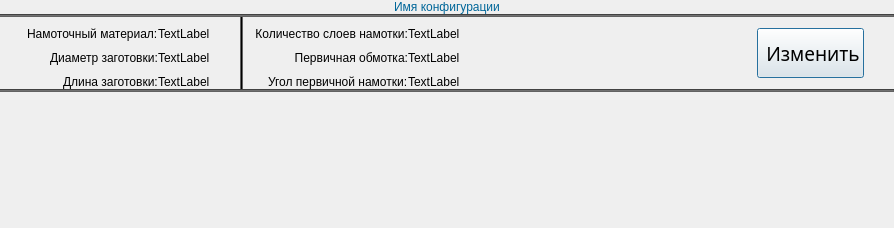
<?xml version="1.0" encoding="UTF-8"?>
<ui version="4.0">
 <class>ConfigElement</class>
 <widget class="QWidget" name="ConfigElement">
  <property name="geometry">
   <rect>
    <x>0</x>
    <y>0</y>
    <width>894</width>
    <height>228</height>
   </rect>
  </property>
  <property name="windowTitle">
   <string>Form</string>
  </property>
  <property name="styleSheet">
   <string notr="true"/>
  </property>
  <layout class="QVBoxLayout" name="mainlLayout">
   <property name="spacing">
    <number>0</number>
   </property>
   <property name="leftMargin">
    <number>0</number>
   </property>
   <property name="topMargin">
    <number>0</number>
   </property>
   <property name="rightMargin">
    <number>0</number>
   </property>
   <property name="bottomMargin">
    <number>0</number>
   </property>
   <item>
    <widget class="QFrame" name="mainFrame">
     <property name="autoFillBackground">
      <bool>true</bool>
     </property>
     <property name="styleSheet">
      <string notr="true">background-image: url(:/newPrefix/1646963286_7-abrakadabra-fun-p-geometricheskie-teksturi-9.qrc);</string>
     </property>
     <layout class="QVBoxLayout" name="submainLayout">
      <property name="spacing">
       <number>0</number>
      </property>
      <property name="sizeConstraint">
       <enum>QLayout::SetMaximumSize</enum>
      </property>
      <property name="leftMargin">
       <number>0</number>
      </property>
      <property name="topMargin">
       <number>0</number>
      </property>
      <property name="rightMargin">
       <number>0</number>
      </property>
      <property name="bottomMargin">
       <number>0</number>
      </property>
      <item>
       <widget class="QLabel" name="title">
        <property name="mouseTracking">
         <bool>false</bool>
        </property>
        <property name="styleSheet">
         <string notr="true">font: 18pt &quot;Andale Mono&quot;;
color: rgb(0, 102, 153);</string>
        </property>
        <property name="text">
         <string>Имя конфигурации</string>
        </property>
        <property name="alignment">
         <set>Qt::AlignCenter</set>
        </property>
        <property name="margin">
         <number>0</number>
        </property>
       </widget>
      </item>
      <item>
       <widget class="Line" name="lineUpper">
        <property name="styleSheet">
         <string notr="true">background-color: rgb(98, 98, 98);</string>
        </property>
        <property name="orientation">
         <enum>Qt::Horizontal</enum>
        </property>
       </widget>
      </item>
      <item>
       <widget class="QWidget" name="textWidgetMain" native="true">
        <property name="autoFillBackground">
         <bool>false</bool>
        </property>
        <property name="styleSheet">
         <string notr="true">background-color: rgba(255, 255, 255, 0);
color: rgb(0, 0, 0);
font: 150 14pt &quot;PT Mono&quot;;</string>
        </property>
        <layout class="QHBoxLayout" name="textLayoutMain">
         <property name="spacing">
          <number>0</number>
         </property>
         <property name="leftMargin">
          <number>20</number>
         </property>
         <property name="topMargin">
          <number>0</number>
         </property>
         <property name="rightMargin">
          <number>30</number>
         </property>
         <property name="bottomMargin">
          <number>0</number>
         </property>
         <item>
          <widget class="QLabel" name="prevImage">
           <property name="sizePolicy">
            <sizepolicy hsizetype="Preferred" vsizetype="Preferred">
             <horstretch>0</horstretch>
             <verstretch>0</verstretch>
            </sizepolicy>
           </property>
           <property name="minimumSize">
            <size>
             <width>0</width>
             <height>0</height>
            </size>
           </property>
           <property name="maximumSize">
            <size>
             <width>120</width>
             <height>88</height>
            </size>
           </property>
           <property name="text">
            <string/>
           </property>
           <property name="pixmap">
            <pixmap>konus.png</pixmap>
           </property>
           <property name="scaledContents">
            <bool>true</bool>
           </property>
           <property name="wordWrap">
            <bool>false</bool>
           </property>
          </widget>
         </item>
         <item>
          <layout class="QFormLayout" name="formLayout">
           <property name="labelAlignment">
            <set>Qt::AlignRight|Qt::AlignTrailing|Qt::AlignVCenter</set>
           </property>
           <property name="formAlignment">
            <set>Qt::AlignLeading|Qt::AlignLeft|Qt::AlignTop</set>
           </property>
           <property name="verticalSpacing">
            <number>10</number>
           </property>
           <property name="topMargin">
            <number>10</number>
           </property>
           <property name="rightMargin">
            <number>10</number>
           </property>
           <item row="0" column="0">
            <widget class="QLabel" name="materialNC_2">
             <property name="styleSheet">
              <string notr="true">background-color: rgba(255, 255, 255, 0);
color: rgb(0, 0, 0);
font: 75 14pt &quot;PT Mono&quot;;</string>
             </property>
             <property name="text">
              <string>Намоточный материал:</string>
             </property>
            </widget>
           </item>
           <item row="0" column="1">
            <widget class="QLabel" name="materialC">
             <property name="text">
              <string>TextLabel</string>
             </property>
            </widget>
           </item>
           <item row="1" column="0">
            <widget class="QLabel" name="diamNC">
             <property name="text">
              <string>Диаметр заготовки:</string>
             </property>
             <property name="indent">
              <number>17</number>
             </property>
            </widget>
           </item>
           <item row="1" column="1">
            <widget class="QLabel" name="diamC">
             <property name="styleSheet">
              <string notr="true">background-color: rgba(255, 255, 255, 0);
color: rgb(0, 0, 0);
font: 75 14pt &quot;PT Mono&quot;;</string>
             </property>
             <property name="text">
              <string>TextLabel</string>
             </property>
            </widget>
           </item>
           <item row="2" column="0">
            <widget class="QLabel" name="lengthNC">
             <property name="text">
              <string>Длина заготовки:</string>
             </property>
             <property name="indent">
              <number>32</number>
             </property>
            </widget>
           </item>
           <item row="2" column="1">
            <widget class="QLabel" name="lengthC">
             <property name="text">
              <string>TextLabel</string>
             </property>
            </widget>
           </item>
          </layout>
         </item>
         <item>
          <spacer name="textHorisontalSpacer">
           <property name="orientation">
            <enum>Qt::Horizontal</enum>
           </property>
           <property name="sizeType">
            <enum>QSizePolicy::Minimum</enum>
           </property>
           <property name="sizeHint" stdset="0">
            <size>
             <width>20</width>
             <height>20</height>
            </size>
           </property>
          </spacer>
         </item>
         <item>
          <widget class="Line" name="lineMiddle">
           <property name="styleSheet">
            <string notr="true">background-color: rgb(98, 98, 98);</string>
           </property>
           <property name="frameShadow">
            <enum>QFrame::Plain</enum>
           </property>
           <property name="lineWidth">
            <number>0</number>
           </property>
           <property name="midLineWidth">
            <number>1</number>
           </property>
           <property name="orientation">
            <enum>Qt::Vertical</enum>
           </property>
          </widget>
         </item>
         <item>
          <layout class="QFormLayout" name="textLayoutRight">
           <property name="sizeConstraint">
            <enum>QLayout::SetDefaultConstraint</enum>
           </property>
           <property name="fieldGrowthPolicy">
            <enum>QFormLayout::FieldsStayAtSizeHint</enum>
           </property>
           <property name="rowWrapPolicy">
            <enum>QFormLayout::DontWrapRows</enum>
           </property>
           <property name="labelAlignment">
            <set>Qt::AlignRight|Qt::AlignTrailing|Qt::AlignVCenter</set>
           </property>
           <property name="formAlignment">
            <set>Qt::AlignLeading|Qt::AlignLeft|Qt::AlignTop</set>
           </property>
           <property name="verticalSpacing">
            <number>10</number>
           </property>
           <property name="leftMargin">
            <number>10</number>
           </property>
           <property name="topMargin">
            <number>10</number>
           </property>
           <item row="0" column="0">
            <widget class="QLabel" name="layerCountNC">
             <property name="text">
              <string>Количество слоев намотки:</string>
             </property>
             <property name="alignment">
              <set>Qt::AlignRight|Qt::AlignTrailing|Qt::AlignVCenter</set>
             </property>
            </widget>
           </item>
           <item row="0" column="1">
            <widget class="QLabel" name="layerCountC">
             <property name="text">
              <string>TextLabel</string>
             </property>
            </widget>
           </item>
           <item row="1" column="0">
            <widget class="QLabel" name="isPrevNC">
             <property name="sizePolicy">
              <sizepolicy hsizetype="MinimumExpanding" vsizetype="Preferred">
               <horstretch>0</horstretch>
               <verstretch>0</verstretch>
              </sizepolicy>
             </property>
             <property name="layoutDirection">
              <enum>Qt::LeftToRight</enum>
             </property>
             <property name="text">
              <string>Первичная обмотка:</string>
             </property>
             <property name="alignment">
              <set>Qt::AlignRight|Qt::AlignTrailing|Qt::AlignVCenter</set>
             </property>
             <property name="margin">
              <number>0</number>
             </property>
             <property name="indent">
              <number>0</number>
             </property>
            </widget>
           </item>
           <item row="1" column="1">
            <widget class="QLabel" name="isPrevC">
             <property name="text">
              <string>TextLabel</string>
             </property>
            </widget>
           </item>
           <item row="2" column="0">
            <widget class="QLabel" name="degreeNC">
             <property name="text">
              <string>Угол первичной намотки:</string>
             </property>
             <property name="indent">
              <number>15</number>
             </property>
            </widget>
           </item>
           <item row="2" column="1">
            <widget class="QLabel" name="degreeC">
             <property name="text">
              <string>TextLabel</string>
             </property>
            </widget>
           </item>
          </layout>
         </item>
         <item>
          <spacer name="btnSpacer">
           <property name="orientation">
            <enum>Qt::Horizontal</enum>
           </property>
           <property name="sizeType">
            <enum>QSizePolicy::Expanding</enum>
           </property>
           <property name="sizeHint" stdset="0">
            <size>
             <width>40</width>
             <height>20</height>
            </size>
           </property>
          </spacer>
         </item>
         <item>
          <widget class="QPushButton" name="edit_btn">
           <property name="sizePolicy">
            <sizepolicy hsizetype="Fixed" vsizetype="Fixed">
             <horstretch>0</horstretch>
             <verstretch>0</verstretch>
            </sizepolicy>
           </property>
           <property name="maximumSize">
            <size>
             <width>16777215</width>
             <height>50</height>
            </size>
           </property>
           <property name="palette">
            <palette>
             <active>
              <colorrole role="WindowText">
               <brush brushstyle="SolidPattern">
                <color alpha="255">
                 <red>0</red>
                 <green>0</green>
                 <blue>0</blue>
                </color>
               </brush>
              </colorrole>
              <colorrole role="Button">
               <brush brushstyle="SolidPattern">
                <color alpha="255">
                 <red>240</red>
                 <green>240</green>
                 <blue>240</blue>
                </color>
               </brush>
              </colorrole>
              <colorrole role="Text">
               <brush brushstyle="SolidPattern">
                <color alpha="255">
                 <red>0</red>
                 <green>0</green>
                 <blue>0</blue>
                </color>
               </brush>
              </colorrole>
              <colorrole role="ButtonText">
               <brush brushstyle="SolidPattern">
                <color alpha="255">
                 <red>0</red>
                 <green>0</green>
                 <blue>0</blue>
                </color>
               </brush>
              </colorrole>
              <colorrole role="Base">
               <brush brushstyle="SolidPattern">
                <color alpha="255">
                 <red>240</red>
                 <green>240</green>
                 <blue>240</blue>
                </color>
               </brush>
              </colorrole>
              <colorrole role="Window">
               <brush brushstyle="SolidPattern">
                <color alpha="255">
                 <red>240</red>
                 <green>240</green>
                 <blue>240</blue>
                </color>
               </brush>
              </colorrole>
             </active>
             <inactive>
              <colorrole role="WindowText">
               <brush brushstyle="SolidPattern">
                <color alpha="255">
                 <red>0</red>
                 <green>0</green>
                 <blue>0</blue>
                </color>
               </brush>
              </colorrole>
              <colorrole role="Button">
               <brush brushstyle="SolidPattern">
                <color alpha="255">
                 <red>240</red>
                 <green>240</green>
                 <blue>240</blue>
                </color>
               </brush>
              </colorrole>
              <colorrole role="Text">
               <brush brushstyle="SolidPattern">
                <color alpha="255">
                 <red>0</red>
                 <green>0</green>
                 <blue>0</blue>
                </color>
               </brush>
              </colorrole>
              <colorrole role="ButtonText">
               <brush brushstyle="SolidPattern">
                <color alpha="255">
                 <red>0</red>
                 <green>0</green>
                 <blue>0</blue>
                </color>
               </brush>
              </colorrole>
              <colorrole role="Base">
               <brush brushstyle="SolidPattern">
                <color alpha="255">
                 <red>240</red>
                 <green>240</green>
                 <blue>240</blue>
                </color>
               </brush>
              </colorrole>
              <colorrole role="Window">
               <brush brushstyle="SolidPattern">
                <color alpha="255">
                 <red>240</red>
                 <green>240</green>
                 <blue>240</blue>
                </color>
               </brush>
              </colorrole>
             </inactive>
             <disabled>
              <colorrole role="WindowText">
               <brush brushstyle="SolidPattern">
                <color alpha="255">
                 <red>0</red>
                 <green>0</green>
                 <blue>0</blue>
                </color>
               </brush>
              </colorrole>
              <colorrole role="Button">
               <brush brushstyle="SolidPattern">
                <color alpha="255">
                 <red>240</red>
                 <green>240</green>
                 <blue>240</blue>
                </color>
               </brush>
              </colorrole>
              <colorrole role="Text">
               <brush brushstyle="SolidPattern">
                <color alpha="255">
                 <red>0</red>
                 <green>0</green>
                 <blue>0</blue>
                </color>
               </brush>
              </colorrole>
              <colorrole role="ButtonText">
               <brush brushstyle="SolidPattern">
                <color alpha="255">
                 <red>0</red>
                 <green>0</green>
                 <blue>0</blue>
                </color>
               </brush>
              </colorrole>
              <colorrole role="Base">
               <brush brushstyle="SolidPattern">
                <color alpha="255">
                 <red>240</red>
                 <green>240</green>
                 <blue>240</blue>
                </color>
               </brush>
              </colorrole>
              <colorrole role="Window">
               <brush brushstyle="SolidPattern">
                <color alpha="255">
                 <red>240</red>
                 <green>240</green>
                 <blue>240</blue>
                </color>
               </brush>
              </colorrole>
             </disabled>
            </palette>
           </property>
           <property name="font">
            <font>
             <family>PT Mono</family>
             <pointsize>14</pointsize>
             <weight>18</weight>
             <italic>false</italic>
             <bold>false</bold>
            </font>
           </property>
           <property name="styleSheet">
            <string notr="true">background-color: rgb(240, 240, 240);
color: rgb(0,0,0)</string>
           </property>
           <property name="text">
            <string> Изменить</string>
           </property>
           <property name="icon">
            <iconset>
             <normaloff>free-icon-edit-info-7033287.png</normaloff>free-icon-edit-info-7033287.png</iconset>
           </property>
           <property name="iconSize">
            <size>
             <width>48</width>
             <height>48</height>
            </size>
           </property>
           <property name="default">
            <bool>true</bool>
           </property>
          </widget>
         </item>
        </layout>
       </widget>
      </item>
     </layout>
    </widget>
   </item>
   <item>
    <widget class="Line" name="lineBottom">
     <property name="styleSheet">
      <string notr="true">background-color: rgb(98, 98, 98);</string>
     </property>
     <property name="orientation">
      <enum>Qt::Horizontal</enum>
     </property>
    </widget>
   </item>
   <item>
    <spacer name="verticalSpacer">
     <property name="orientation">
      <enum>Qt::Vertical</enum>
     </property>
     <property name="sizeHint" stdset="0">
      <size>
       <width>20</width>
       <height>200</height>
      </size>
     </property>
    </spacer>
   </item>
  </layout>
 </widget>
 <resources>
  <include location="free-icon-add-button-2740600.qrc"/>
  <include location="1646963286_7-abrakadabra-fun-p-geometricheskie-teksturi-9.qrc"/>
 </resources>
 <connections/>
</ui>
